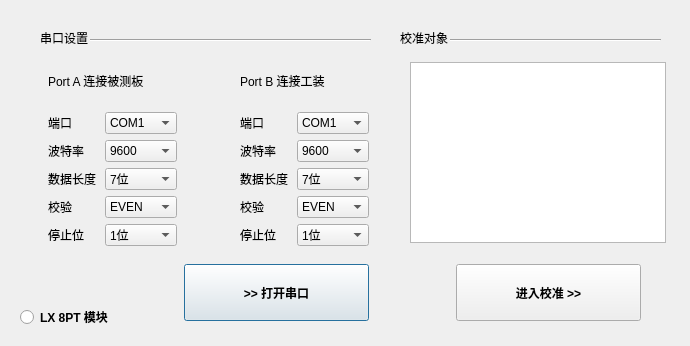
<?xml version="1.0" encoding="UTF-8"?>
<ui version="4.0">
 <class>Dialog_Set</class>
 <widget class="QDialog" name="Dialog_Set">
  <property name="geometry">
   <rect>
    <x>0</x>
    <y>0</y>
    <width>690</width>
    <height>346</height>
   </rect>
  </property>
  <property name="windowTitle">
   <string>Dialog</string>
  </property>
  <widget class="QPushButton" name="pushButton_Open_Port">
   <property name="geometry">
    <rect>
     <x>184</x>
     <y>264</y>
     <width>185</width>
     <height>57</height>
    </rect>
   </property>
   <property name="font">
    <font>
     <pointsize>9</pointsize>
     <weight>75</weight>
     <bold>true</bold>
    </font>
   </property>
   <property name="text">
    <string>&gt;&gt; 打开串口</string>
   </property>
  </widget>
  <widget class="QPushButton" name="pushButton_Go_Calibration">
   <property name="geometry">
    <rect>
     <x>456</x>
     <y>264</y>
     <width>185</width>
     <height>57</height>
    </rect>
   </property>
   <property name="font">
    <font>
     <pointsize>9</pointsize>
     <weight>75</weight>
     <bold>true</bold>
    </font>
   </property>
   <property name="text">
    <string>进入校准 &gt;&gt;</string>
   </property>
  </widget>
  <widget class="QWidget" name="layoutWidget">
   <property name="geometry">
    <rect>
     <x>48</x>
     <y>56</y>
     <width>321</width>
     <height>190</height>
    </rect>
   </property>
   <layout class="QGridLayout" name="gridLayout_Portset">
    <item row="4" column="3">
     <widget class="QLabel" name="label_PortB_Paudrate">
      <property name="text">
       <string>波特率</string>
      </property>
     </widget>
    </item>
    <item row="6" column="4">
     <widget class="QComboBox" name="comboBox_PortB_Parity">
      <item>
       <property name="text">
        <string>EVEN</string>
       </property>
      </item>
      <item>
       <property name="text">
        <string>ODD</string>
       </property>
      </item>
      <item>
       <property name="text">
        <string>NONE</string>
       </property>
      </item>
     </widget>
    </item>
    <item row="5" column="0">
     <widget class="QLabel" name="label_PortA_Datasize">
      <property name="text">
       <string>数据长度</string>
      </property>
     </widget>
    </item>
    <item row="8" column="0">
     <widget class="QLabel" name="label_PortA_Stopbits">
      <property name="text">
       <string>停止位</string>
      </property>
     </widget>
    </item>
    <item row="8" column="1">
     <widget class="QComboBox" name="comboBox_PortA_Stopbits">
      <item>
       <property name="text">
        <string>1位</string>
       </property>
      </item>
      <item>
       <property name="text">
        <string>2位</string>
       </property>
      </item>
      <item>
       <property name="text">
        <string>无</string>
       </property>
      </item>
     </widget>
    </item>
    <item row="5" column="4">
     <widget class="QComboBox" name="comboBox_PortB_Datasize">
      <item>
       <property name="text">
        <string>7位</string>
       </property>
      </item>
      <item>
       <property name="text">
        <string>8位</string>
       </property>
      </item>
     </widget>
    </item>
    <item row="5" column="3">
     <widget class="QLabel" name="label_PortB_Datasize">
      <property name="text">
       <string>数据长度</string>
      </property>
     </widget>
    </item>
    <item row="8" column="3">
     <widget class="QLabel" name="label_PortB_Stopbits">
      <property name="text">
       <string>停止位</string>
      </property>
     </widget>
    </item>
    <item row="5" column="1">
     <widget class="QComboBox" name="comboBox_PortA_Datasize">
      <item>
       <property name="text">
        <string>7位</string>
       </property>
      </item>
      <item>
       <property name="text">
        <string>8位</string>
       </property>
      </item>
     </widget>
    </item>
    <item row="6" column="3">
     <widget class="QLabel" name="label_PortB_Parity">
      <property name="text">
       <string>校验</string>
      </property>
     </widget>
    </item>
    <item row="8" column="4">
     <widget class="QComboBox" name="comboBox_PortB_Stopbits">
      <item>
       <property name="text">
        <string>1位</string>
       </property>
      </item>
      <item>
       <property name="text">
        <string>2位</string>
       </property>
      </item>
      <item>
       <property name="text">
        <string>无</string>
       </property>
      </item>
     </widget>
    </item>
    <item row="6" column="1">
     <widget class="QComboBox" name="comboBox_PortA_Parity">
      <item>
       <property name="text">
        <string>EVEN</string>
       </property>
      </item>
      <item>
       <property name="text">
        <string>ODD</string>
       </property>
      </item>
      <item>
       <property name="text">
        <string>NONE</string>
       </property>
      </item>
     </widget>
    </item>
    <item row="6" column="0">
     <widget class="QLabel" name="label_PortA_Parity">
      <property name="text">
       <string>校验</string>
      </property>
     </widget>
    </item>
    <item row="2" column="3">
     <widget class="QLabel" name="label_PortB_Id">
      <property name="text">
       <string>端口</string>
      </property>
     </widget>
    </item>
    <item row="2" column="4">
     <widget class="QComboBox" name="comboBox_PortB_Id">
      <item>
       <property name="text">
        <string>COM1</string>
       </property>
      </item>
      <item>
       <property name="text">
        <string>COM2</string>
       </property>
      </item>
      <item>
       <property name="text">
        <string>COM3</string>
       </property>
      </item>
      <item>
       <property name="text">
        <string>COM4</string>
       </property>
      </item>
      <item>
       <property name="text">
        <string>COM5</string>
       </property>
      </item>
      <item>
       <property name="text">
        <string>COM6</string>
       </property>
      </item>
      <item>
       <property name="text">
        <string>COM7</string>
       </property>
      </item>
      <item>
       <property name="text">
        <string>COM8</string>
       </property>
      </item>
      <item>
       <property name="text">
        <string>COM9</string>
       </property>
      </item>
      <item>
       <property name="text">
        <string>COM10</string>
       </property>
      </item>
     </widget>
    </item>
    <item row="4" column="0">
     <widget class="QLabel" name="label_PortA_Paudrate">
      <property name="text">
       <string>波特率</string>
      </property>
     </widget>
    </item>
    <item row="2" column="0">
     <widget class="QLabel" name="label_PortA_Id">
      <property name="text">
       <string>端口</string>
      </property>
     </widget>
    </item>
    <item row="2" column="1">
     <widget class="QComboBox" name="comboBox_PortA_Id">
      <item>
       <property name="text">
        <string>COM1</string>
       </property>
      </item>
      <item>
       <property name="text">
        <string>COM2</string>
       </property>
      </item>
      <item>
       <property name="text">
        <string>COM3</string>
       </property>
      </item>
      <item>
       <property name="text">
        <string>COM4</string>
       </property>
      </item>
      <item>
       <property name="text">
        <string>COM5</string>
       </property>
      </item>
      <item>
       <property name="text">
        <string>COM6</string>
       </property>
      </item>
      <item>
       <property name="text">
        <string>COM7</string>
       </property>
      </item>
      <item>
       <property name="text">
        <string>COM8</string>
       </property>
      </item>
      <item>
       <property name="text">
        <string>COM9</string>
       </property>
      </item>
      <item>
       <property name="text">
        <string>COM10</string>
       </property>
      </item>
     </widget>
    </item>
    <item row="0" column="0" colspan="2">
     <widget class="QLabel" name="label_PortA">
      <property name="text">
       <string>Port A 连接被测板</string>
      </property>
     </widget>
    </item>
    <item row="2" column="2">
     <widget class="QLabel" name="label_PortB_Id_2">
      <property name="text">
       <string/>
      </property>
     </widget>
    </item>
    <item row="0" column="3" colspan="2">
     <widget class="QLabel" name="label_PortB">
      <property name="text">
       <string>Port B 连接工装</string>
      </property>
     </widget>
    </item>
    <item row="4" column="1">
     <widget class="QComboBox" name="comboBox_PortA_Paudrate">
      <item>
       <property name="text">
        <string>9600</string>
       </property>
      </item>
      <item>
       <property name="text">
        <string>19200</string>
       </property>
      </item>
      <item>
       <property name="text">
        <string>38400</string>
       </property>
      </item>
      <item>
       <property name="text">
        <string>57600</string>
       </property>
      </item>
      <item>
       <property name="text">
        <string>115200</string>
       </property>
      </item>
     </widget>
    </item>
    <item row="4" column="4">
     <widget class="QComboBox" name="comboBox_PortB_Paudrate">
      <item>
       <property name="text">
        <string>9600</string>
       </property>
      </item>
      <item>
       <property name="text">
        <string>19200</string>
       </property>
      </item>
      <item>
       <property name="text">
        <string>38400</string>
       </property>
      </item>
      <item>
       <property name="text">
        <string>57600</string>
       </property>
      </item>
      <item>
       <property name="text">
        <string>115200</string>
       </property>
      </item>
     </widget>
    </item>
   </layout>
  </widget>
  <widget class="QWidget" name="layoutWidget">
   <property name="geometry">
    <rect>
     <x>20</x>
     <y>270</y>
     <width>193</width>
     <height>161</height>
    </rect>
   </property>
   <layout class="QGridLayout" name="gridLayout_Moduename">
    <item row="0" column="0">
     <widget class="QRadioButton" name="radioButton_Select_8pt">
      <property name="font">
       <font>
        <pointsize>9</pointsize>
        <weight>75</weight>
        <bold>true</bold>
       </font>
      </property>
      <property name="text">
       <string>LX 8PT 模块</string>
      </property>
     </widget>
    </item>
    <item row="1" column="0">
     <widget class="QRadioButton" name="radioButton_Select_8tc">
      <property name="font">
       <font>
        <pointsize>9</pointsize>
        <weight>75</weight>
        <bold>true</bold>
       </font>
      </property>
      <property name="text">
       <string>LX 8TC 模块</string>
      </property>
     </widget>
    </item>
   </layout>
  </widget>
  <widget class="Line" name="line">
   <property name="geometry">
    <rect>
     <x>90</x>
     <y>32</y>
     <width>281</width>
     <height>16</height>
    </rect>
   </property>
   <property name="orientation">
    <enum>Qt::Horizontal</enum>
   </property>
  </widget>
  <widget class="Line" name="line_8">
   <property name="geometry">
    <rect>
     <x>450</x>
     <y>30</y>
     <width>211</width>
     <height>20</height>
    </rect>
   </property>
   <property name="orientation">
    <enum>Qt::Horizontal</enum>
   </property>
  </widget>
  <widget class="QLabel" name="label">
   <property name="geometry">
    <rect>
     <x>40</x>
     <y>32</y>
     <width>54</width>
     <height>12</height>
    </rect>
   </property>
   <property name="text">
    <string>串口设置</string>
   </property>
  </widget>
  <widget class="QLabel" name="label_2">
   <property name="geometry">
    <rect>
     <x>400</x>
     <y>32</y>
     <width>54</width>
     <height>12</height>
    </rect>
   </property>
   <property name="text">
    <string>校准对象</string>
   </property>
  </widget>
  <widget class="QTreeView" name="treeView_Select_Calibration_object">
   <property name="geometry">
    <rect>
     <x>410</x>
     <y>62</y>
     <width>256</width>
     <height>181</height>
    </rect>
   </property>
  </widget>
 </widget>
 <resources/>
 <connections/>
</ui>
